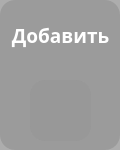
<?xml version="1.0" encoding="UTF-8"?>
<ui version="4.0">
 <class>Frame</class>
 <widget class="QFrame" name="Frame">
  <property name="geometry">
   <rect>
    <x>0</x>
    <y>0</y>
    <width>120</width>
    <height>150</height>
   </rect>
  </property>
  <property name="sizePolicy">
   <sizepolicy hsizetype="Fixed" vsizetype="Fixed">
    <horstretch>0</horstretch>
    <verstretch>0</verstretch>
   </sizepolicy>
  </property>
  <property name="minimumSize">
   <size>
    <width>120</width>
    <height>150</height>
   </size>
  </property>
  <property name="windowTitle">
   <string>Frame</string>
  </property>
  <property name="styleSheet">
   <string notr="true">border-radius: 15;
background-color: rgba(150,150,150, 200);</string>
  </property>
  <widget class="QLabel" name="text_label">
   <property name="geometry">
    <rect>
     <x>0</x>
     <y>0</y>
     <width>121</width>
     <height>71</height>
    </rect>
   </property>
   <property name="font">
    <font>
     <family>Yandex Sans Text Bold</family>
     <pointsize>14</pointsize>
     <weight>75</weight>
     <bold>true</bold>
    </font>
   </property>
   <property name="styleSheet">
    <string notr="true">color: white;
background-color: rgb(255,160,0, 0);
</string>
   </property>
   <property name="text">
    <string>Добавить</string>
   </property>
   <property name="alignment">
    <set>Qt::AlignCenter</set>
   </property>
   <property name="wordWrap">
    <bool>true</bool>
   </property>
  </widget>
  <widget class="QPushButton" name="new_template_button">
   <property name="geometry">
    <rect>
     <x>30</x>
     <y>80</y>
     <width>61</width>
     <height>61</height>
    </rect>
   </property>
   <property name="cursor">
    <cursorShape>PointingHandCursor</cursorShape>
   </property>
   <property name="text">
    <string/>
   </property>
   <property name="icon">
    <iconset>
     <normaloff>../icons/main_window/templte/add_template.png</normaloff>../icons/main_window/templte/add_template.png</iconset>
   </property>
   <property name="iconSize">
    <size>
     <width>50</width>
     <height>50</height>
    </size>
   </property>
  </widget>
 </widget>
 <resources/>
 <connections/>
</ui>
